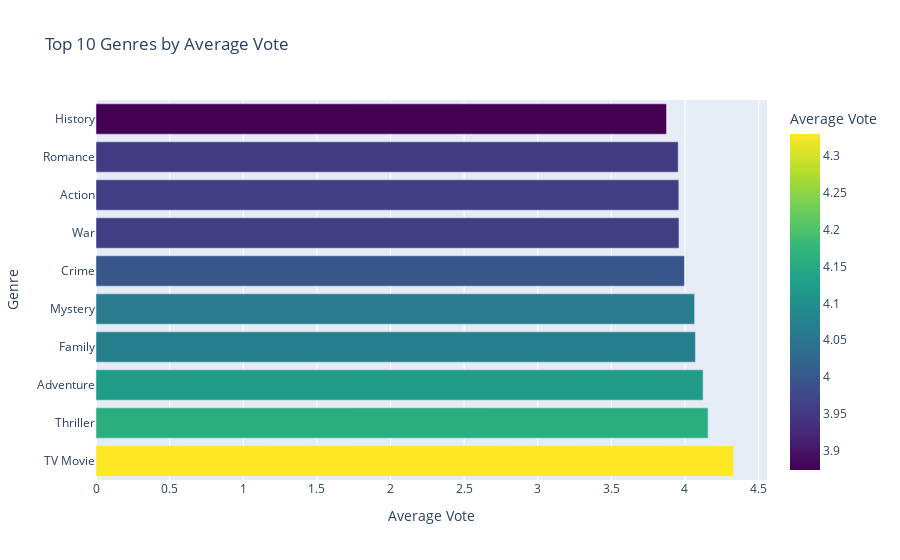

Notebook code cell kept with this figure:
### Markdown cell above
## Top 10 Genres with average votes

### Code cell
# Split genres into a list
df['genre_list'] = df['genres'].str.split('-')

# Explode the list to create separate rows for each genre
df_exploded = df.explode('genre_list')

# Group by genre and calculate the average vote
genre_avg_vote = df_exploded.groupby('genre_list')['vote_average'].mean().reset_index()

# Sort by average vote in descending order
top_genres = genre_avg_vote.sort_values(by='vote_average', ascending=False).head(10)

# Create a Plotly bar plot
fig = px.bar(top_genres, x='vote_average', y='genre_list', orientation='h',
             labels={'vote_average': 'Average Vote', 'genre_list': 'Genre'},
             title='Top 10 Genres by Average Vote',
             color='vote_average',
             color_continuous_scale='viridis')

# Show the plot
fig.show()

### Figure 1 — Plotly figure (JSON) as saved in the notebook; plotly's stock layout.template omitted (floating-point values rounded to 4 significant figures)
{"data": [{"alignmentgroup": "True", "hovertemplate": "Average Vote=%{marker.color}<br>Genre=%{y}<extra></extra>", "legendgroup": "", "marker": {"color": [4.329, 4.157, 4.123, 4.071, 4.065, 3.996, 3.959, 3.958, 3.954, 3.874], "coloraxis": "coloraxis", "pattern": {"shape": ""}}, "name": "", "offsetgroup": "", "orientation": "h", "showlegend": false, "textposition": "auto", "type": "bar", "x": [4.329, 4.157, 4.123, 4.071, 4.065, 3.996, 3.959, 3.958, 3.954, 3.874], "xaxis": "x", "y": ["TV Movie", "Thriller", "Adventure", "Family", "Mystery", "Crime", "War", "Action", "Romance", "History"], "yaxis": "y"}], "layout": {"barmode": "relative", "coloraxis": {"colorbar": {"title": {"text": "Average Vote"}}, "colorscale": [[0, "#440154"], [0.1111, "#482878"], [0.2222, "#3e4989"], [0.3333, "#31688e"], [0.4444, "#26828e"], [0.5556, "#1f9e89"], [0.6667, "#35b779"], [0.7778, "#6ece58"], [0.8889, "#b5de2b"], [1, "#fde725"]]}, "legend": {"tracegroupgap": 0}, "title": {"text": "Top 10 Genres by Average Vote"}, "xaxis": {"anchor": "y", "domain": [0, 1], "title": {"text": "Average Vote"}}, "yaxis": {"anchor": "x", "domain": [0, 1], "title": {"text": "Genre"}}}}
